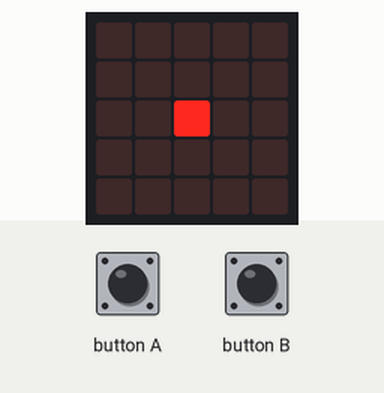
Simulated run of this program. Board: BBC micro:bit (MakeCode). Parts: the board's 5×5 LED display. The inputs (shaded band) are chosen by the test bench.

Above: at 2.3 s.
2.4 s: button A pressed for 1.1 s
At 2.8 s:
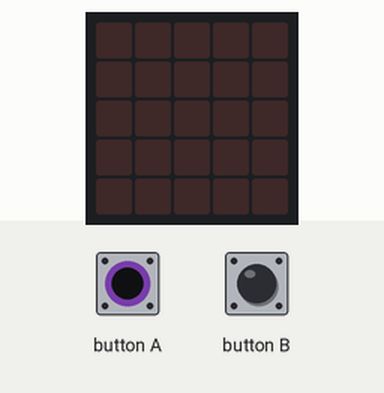
At 3.2 s:
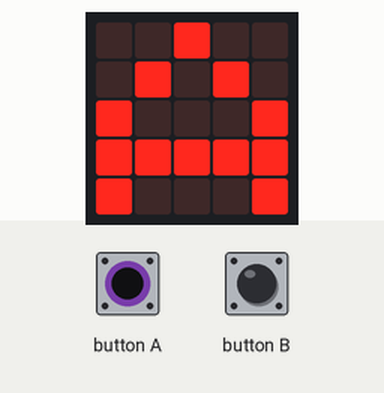
5.0 s: button A pressed for 3.2 s
Timing chart, 0 to 8.0 s (numbered marks = the images above; inputs shaded):
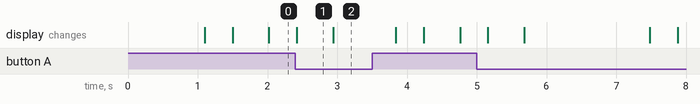

The program:

main.ts
```typescript
let ñeñeñe = 0
basic.showIcon(IconNames.Silly)
basic.pause(500)
basic.forever(function () {
    if (input.buttonIsPressed(Button.A)) {
        basic.showLeds(`
            . . # . .
            . # . # .
            # . . . #
            # # # # #
            # . . . #
            `)
        basic.pause(500)
        if (input.buttonIsPressed(Button.A)) {
            basic.showLeds(`
                . . # . .
                . # . # .
                # . . . #
                # # # # #
                # . . . #
                `)
            basic.pause(500)
            if (input.buttonIsPressed(Button.B)) {
                basic.showLeds(`
                    # # # . .
                    # . . # .
                    # # # . .
                    # . . # .
                    # # # . .
                    `)
                basic.pause(500)
                ñeñeñe += 1
            }
        }
    }
    if (ñeñeñe == 1) {
        basic.showIcon(IconNames.Asleep)
        music.playMelody("C E D G F E A C ", 400)
    } else {
        basic.showLeds(`
            . . . . .
            . . . . .
            . . # . .
            . . . . .
            . . . . .
            `)
        basic.clearScreen()
        basic.pause(500)
    }
})
```

test.ts
```typescript
// aquí va el archivo "tests"; esto no se compilará cuando este paquete se utilice como una extensión.
```

Measured:
- after the input at 2.4 s, the display: first differs from a run without the input after 0.54 s (image 2)
- what the display in image 1 shows lasts 0.5 s, from 2.4 s to 2.9 s
